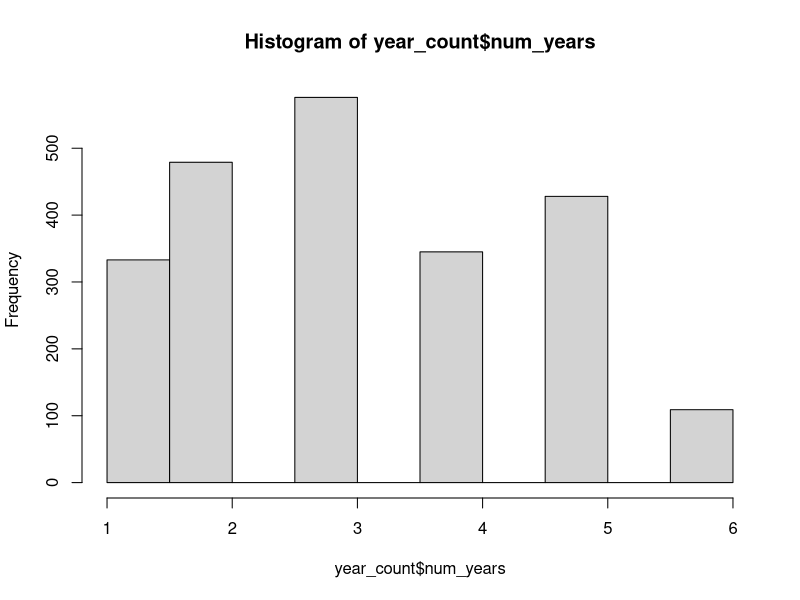

Source code (R):
# data processing and cleaning script to clean the data up and join the various datasets 
library(plyr) 

# function that takes a row of data frame from 'Hc103burnedb.txt' and turns it into multi-row, one 
# row for each year
detangler = function(row){
  
  years = 2008:2002
  # find the relevent years of data
  sur_ind = which(row[6:12] == 5 | row[6:12] == 1 | row[6:12] == 3)
  sur_years = years[sur_ind]
  death_year = years[which(row[6:12] == 0)]
  life_cycle = c(death_year, sur_years)

  df = data.frame(uID = row$uID, uLoc = row$uLoc, year = life_cycle, sur = NA,
    age = NA, height = NA, height_prev = NA, rep = NA, stems = NA, dup = row$dup)
  df$sur[df$year %in% sur_years] = 1
  df$sur[df$year %in% death_year] = 0
  if(!3 %in% row[6:12]) df$age[df$year %in% sur_years] = (length(sur_years) - 1):0

  # split out the height and reproduction
  height = row[14:20]
  repro = row[22:28]
  stems = row[30:36]
  df$height[df$year %in% sur_years] = as.numeric(height[sur_ind])
  df$rep[df$year %in% sur_years] = as.numeric(repro[sur_ind])
  df$stems[df$year %in% sur_years] = as.numeric(stems[sur_ind])
  
  if(length(life_cycle) > 1){
    h2 = as.numeric(df$height[2:length(life_cycle)])
    df$height_prev[1:(length(life_cycle) - 1)] = h2
  }
  
  return(df)
  
}

setwd('/home/shauncoutts/Dropbox/projects/ind_perform_correlation/Data')

# get the post burn vital rate data
vr_post_burn = read.table('Hc103burnedb.txt', header = TRUE)
vr_post_burn$uID = paste0(vr_post_burn$gap, ':', vr_post_burn$tag)

#series of tests to make sure the data is as expected
# check there is no dormancy, which will complicate things
dorm_test = sapply(1:dim(vr_post_burn)[1], FUN = function(x) length(which(vr_post_burn[x, 6:12] == 0)))
sum(dorm_test > 1)
# sum == 0, so no dormancy, which is what we want 

#test to find duplicates
vr_post_burn[duplicated(vr_post_burn$uID), ]
# there are about 30 duplices, but looking at the data they seem like seperate data points, the problem will be 
# assigning a location and kinship to them so mark them as duplicated in the data set, and modify their unique ID
dupes = which(duplicated(vr_post_burn$uID))
row_ind = 1:dim(vr_post_burn)[1]
vr_post_burn$dup = FALSE
vr_post_burn$dup[vr_post_burn$uID %in% vr_post_burn$uID[dupes]] = TRUE
vr_post_burn$uID[vr_post_burn$dup] = paste0(vr_post_burn$uID[vr_post_burn$dup], '.', row_ind[vr_post_burn$dup])
vr_post_burn$uLoc = paste0(vr_post_burn$gap, ':', vr_post_burn$tag)

vr_stack = detangler(vr_post_burn[1, ])
for(i in 2:dim(vr_post_burn)[1]){
  vr_stack = rbind(vr_stack, detangler(vr_post_burn[i, ]))
}

# some basic data exploration
pro_mort_obs = sum(vr_stack$sur == 0) / length(unique(vr_stack$uID))
# looks like we see mortality in about 40% of the individuals
pro_repro = sum(vr_stack$rep, na.rm = TRUE) / dim(vr_stack)[1]
# arround 50% of observations have reproduction

# bring in the space and genotype information
loc_gen = read.csv('location_genotype.csv', header = TRUE, stringsAsFactor = FALSE)
#remove rows where location is NA
loc_gen = loc_gen[!is.na(loc_gen$X), ]

#check the tag IDs match up
prod(loc_gen$tag == loc_gen$tag.1) # = 1, they all do

loc_gen$uLoc = paste0(loc_gen$gap, ':', loc_gen$tag)

# beacuse of the duplicate locations I need to hand roll a dataframe merger 
vr_loc_gen = data.frame(vr_stack, gap = NA, tag = NA, X = NA, Y = NA, MNR = NA, 
  MDH1 = NA, MDH3 = NA, X6PGD = NA, IDH = NA, num_years = NA)

# How many years of data does each individual has, those with only 1 year cannot be used for survival and growth  
year_count = ddply(vr_loc_gen, .(uID), summarise, num_years = length(uID))
hist(year_count$num_years) 
sum(year_count$num_years > 1) / dim(year_count)[1]  # 85% of individuals have more than 1 year of data, median number = 3  

for(i in 1:dim(loc_gen)[1]){
  vr_loc_gen[vr_loc_gen$uLoc %in% loc_gen$uLoc[i], 
    c('gap', 'tag', 'X', 'Y', 'MNR', 'MDH1', 'MDH3', 'X6PGD', 'IDH')] = loc_gen[i, 
    c('gap', 'tag', 'X', 'Y', 'MNR', 'MDH1', 'MDH3', 'X6PGD', 'IDH')]
}
  
for(i in 1:dim(year_count)[1]){
    vr_loc_gen$num_years[vr_loc_gen$uID %in% year_count$uID[i]] = year_count$num_years[i]
}
  
write.csv(vr_loc_gen, file = 'vr_loc_gen_postburn.csv')

  
## make survival data  
#need location data so drop the obervations that do not have a location
vr_loc_gen = vr_loc_gen[!is.na(vr_loc_gen$X),]

sur_dat = vr_loc_gen[!is.na(vr_loc_gen$sur), c('uID', 'uLoc', 'year','sur', 'height', 'height_prev',
  'X', 'Y', 'MNR', 'MDH1', 'MDH3', 'X6PGD', 'IDH')]

# take out data from the first year observed since nothing can be observed dead in the first year
first_year = sapply(seq_along(sur_dat$year), FUN = function(x){

  min_year_group = min(sur_dat$year[sur_dat$uID == sur_dat$uID[x]])
  return(ifelse(sur_dat$year[x] == min_year_group, FALSE, TRUE))

})
sur_dat = sur_dat[first_year, ]

# recode year and patch to act as indicies 
sur_dat$year_num = (sur_dat$year - (max(sur_dat$year))) + max(abs(sur_dat$year - (max(sur_dat$year)))) + 1    
sur_dat$gapID = sapply(strsplit(sur_dat$uID, split = ':', fixed = TRUE), FUN = function(x) x[1])
inds = unique(sur_dat$gapID)
sur_dat$gapID_num = NA
for(i in 1:length(inds)) sur_dat$gapID_num[sur_dat$gapID %in% inds[i]] = i

# height: this requires some assumptions because 1) individuals change size over the course of a year, 
# 2) we do not have the final size for indivudals that died. 3) we have indivduals that were only found when they were very large.
# Best we can do here is assue that mortality occurs just after census, so that we can use previous height as a predictor,
# and in the case of indivduals in their first year we say they were 0 
sur_dat = sur_dat[!is.na(sur_dat$height_prev), ]
sur_dat$height_mod = sur_dat$height_prev - mean(sur_dat$height_prev)

write.csv(sur_dat, file = 'sur_loc_gen_postburn.csv')

  
## make reproduction data  
#need location data so drop the obervations that do not have a location
vr_loc_gen = vr_loc_gen[!is.na(vr_loc_gen$X), ]

rep_dat = vr_loc_gen[!is.na(vr_loc_gen$rep), c('uID', 'uLoc', 'rep', 'year', 'height', 'X', 'Y')]
rep_dat = rep_dat[!is.na(rep_dat$height),]
rep_dat = rep_dat[rep_dat$rep <= 1, ]

# recode year and patch to act as indicies 
rep_dat$year_num = (rep_dat$year - (max(rep_dat$year))) + max(abs(rep_dat$year - (max(rep_dat$year)))) + 1    
rep_dat$gapID = sapply(strsplit(rep_dat$uID, split = ':', fixed = TRUE), FUN = function(x) x[1])
inds = unique(rep_dat$gapID)
rep_dat$gapID_num = NA
for(i in 1:length(inds)) rep_dat$gapID_num[rep_dat$gapID %in% inds[i]] = i

rep_dat$height_mod = rep_dat$height - mean(rep_dat$height)

write.csv(rep_dat, file = 'rep_loc_gen_postburn.csv')

# growth data
vr_loc_gen = vr_loc_gen[!is.na(vr_loc_gen$X), ]

gr_dat = vr_loc_gen[!is.na(vr_loc_gen$height), c('uID', 'uLoc', 'rep', 'year', 'height', 'height_prev', 'X', 'Y')]
gr_dat = gr_dat[!is.na(gr_dat$height_prev), ]

write.csv(gr_dat, file = 'gr_loc_gen_postburn.csv')
